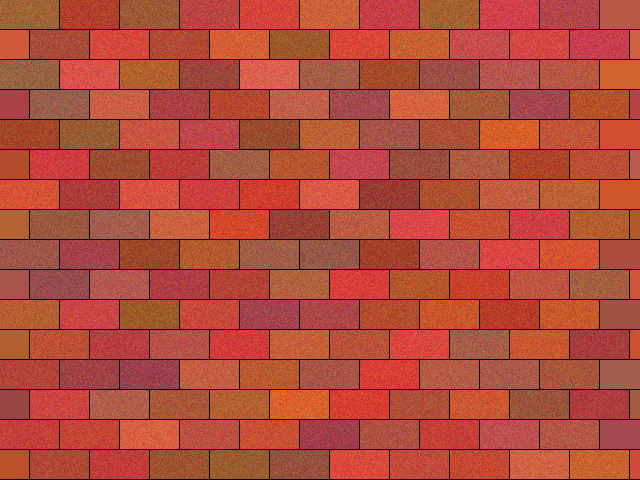
#> input picture tests/test_images/brick_texture.png, 640 x 480 px
$ python sfm_pipeline.py ../tests/test_images/brick_texture.png ../tests/test_images/checkerboard.png
#> lines starting #> are read from the running program, lines starting #| are printed output that depends on the picture; after the words box and inside, x2 and y2 are one past the last pixel; in counts of white or black regions, pixels touching at a corner belong together; long printed decimals are rounded
### src/feature_detection.py
"""
Feature Detection Module

특징점 검출을 위한 SIFT/ORB 알고리즘 구현.
이미지에서 키포인트와 디스크립터를 추출합니다.
"""

import cv2
import numpy as np
from typing import Tuple, List, Optional
from dataclasses import dataclass


@dataclass
class FeatureResult:
    """특징점 검출 결과를 저장하는 데이터 클래스"""
    keypoints: List[cv2.KeyPoint]
    descriptors: np.ndarray
    algorithm: str
    num_features: int


class FeatureDetector:
    """
    특징점 검출기 클래스

    SIFT와 ORB 알고리즘을 지원합니다.

    Attributes:
        algorithm: 사용할 알고리즘 ("sift" 또는 "orb")
        detector: OpenCV 특징점 검출기 객체

    Example:
        >>> detector = FeatureDetector(algorithm="sift")
        >>> result = detector.detect(image)
        >>> print(f"검출된 특징점: {result.num_features}개")
    """

    def __init__(self, algorithm: str = "sift", **kwargs):
        """
        특징점 검출기 초기화

        Args:
            algorithm: "sift" 또는 "orb"
            **kwargs: 알고리즘별 추가 파라미터
                - sift: nfeatures, nOctaveLayers, contrastThreshold, edgeThreshold
                - orb: nfeatures, scaleFactor, nlevels, edgeThreshold
        """
        self.algorithm = algorithm.lower()
        self.detector = self._create_detector(**kwargs)

    def _create_detector(self, **kwargs):
        """알고리즘에 맞는 검출기 생성"""
        if self.algorithm == "sift":
            return cv2.SIFT_create(
                nfeatures=kwargs.get("nfeatures", 0),
                nOctaveLayers=kwargs.get("nOctaveLayers", 3),
                contrastThreshold=kwargs.get("contrastThreshold", 0.04),
                edgeThreshold=kwargs.get("edgeThreshold", 10),
                sigma=kwargs.get("sigma", 1.6)
            )
        elif self.algorithm == "orb":
            return cv2.ORB_create(
                nfeatures=kwargs.get("nfeatures", 500),
                scaleFactor=kwargs.get("scaleFactor", 1.2),
                nlevels=kwargs.get("nlevels", 8),
                edgeThreshold=kwargs.get("edgeThreshold", 31),
                patchSize=kwargs.get("patchSize", 31)
            )
        else:
            raise ValueError(f"지원하지 않는 알고리즘: {self.algorithm}")

    def detect(self, image: np.ndarray, mask: Optional[np.ndarray] = None) -> FeatureResult:
        """
        이미지에서 특징점을 검출합니다.

        Args:
            image: 입력 이미지 (BGR 또는 그레이스케일)
            mask: 검출 영역 마스크 (선택)

        Returns:
            FeatureResult: 검출된 키포인트와 디스크립터
        """
        # 그레이스케일 변환
        if len(image.shape) == 3:
            gray = cv2.cvtColor(image, cv2.COLOR_BGR2GRAY)
        else:
            gray = image

        # 특징점 검출 및 디스크립터 계산
        keypoints, descriptors = self.detector.detectAndCompute(gray, mask)

        return FeatureResult(
            keypoints=keypoints,
            descriptors=descriptors if descriptors is not None else np.array([]),
            algorithm=self.algorithm.upper(),
            num_features=len(keypoints)
        )

    # [53 lines left out: functions detect_and_draw, compare_algorithms, not called in this run]


# [22 lines that do not run on import are left out]

### src/feature_matching.py
"""
Feature Matching Module

두 이미지 간의 특징점 매칭을 수행합니다.
BFMatcher와 FLANN 기반 매칭을 지원하며, Lowe's ratio test를 통해
좋은 매칭만 필터링합니다.
"""

import cv2
import numpy as np
from typing import List, Tuple, Optional
from dataclasses import dataclass


@dataclass
class MatchResult:
    """매칭 결과를 저장하는 데이터 클래스"""
    matches: List[cv2.DMatch]
    good_matches: List[cv2.DMatch]
    inlier_ratio: float
    num_total: int
    num_good: int


class FeatureMatcher:
    """
    특징점 매칭 클래스

    BFMatcher(Brute-Force)와 FLANN 기반 매칭을 지원합니다.

    알고리즘의 정확도는 정답 매칭 개수와 전체 매칭 시도 횟수 사이의 비율로 계산됩니다.

    Attributes:
        matcher_type: "bf" 또는 "flann"
        matcher: OpenCV 매처 객체
        ratio_threshold: Lowe's ratio test 임계값
    """

    def __init__(self, matcher_type: str = "bf",
                 descriptor_type: str = "sift",
                 ratio_threshold: float = 0.75):
        """
        매처 초기화

        Args:
            matcher_type: "bf" (Brute-Force) 또는 "flann"
            descriptor_type: "sift" 또는 "orb" (디스크립터 타입에 맞는 거리 계산법 선택)
            ratio_threshold: Lowe's ratio test 임계값 (기본값 0.75)
        """
        self.matcher_type = matcher_type.lower()
        self.descriptor_type = descriptor_type.lower()
        self.ratio_threshold = ratio_threshold
        self.matcher = self._create_matcher()

    def _create_matcher(self):
        """매처 타입에 맞는 매처 생성"""
        # 거리 계산 방식 선택
        if self.descriptor_type == "orb":
            norm_type = cv2.NORM_HAMMING
        else:  # SIFT, SURF 등
            norm_type = cv2.NORM_L2

        if self.matcher_type == "bf":
            return cv2.BFMatcher(norm_type, crossCheck=False)

        elif self.matcher_type == "flann":
            if self.descriptor_type == "orb":
                # ORB용 FLANN 설정
                index_params = dict(
                    algorithm=6,  # FLANN_INDEX_LSH
                    table_number=6,
                    key_size=12,
                    multi_probe_level=1
                )
            else:
                # SIFT용 FLANN 설정
                index_params = dict(
                    algorithm=1,  # FLANN_INDEX_KDTREE
                    trees=5
                )
            search_params = dict(checks=50)
            return cv2.FlannBasedMatcher(index_params, search_params)

        else:
            raise ValueError(f"지원하지 않는 매처 타입: {self.matcher_type}")

    def match(self, descriptors1: np.ndarray,
              descriptors2: np.ndarray) -> MatchResult:
        """
        두 디스크립터 집합 간의 매칭을 수행합니다.

        Args:
            descriptors1: 첫 번째 이미지의 디스크립터
            descriptors2: 두 번째 이미지의 디스크립터

        Returns:
            MatchResult: 매칭 결과
        """
        if descriptors1 is None or descriptors2 is None:
            return MatchResult(
                matches=[],
                good_matches=[],
                inlier_ratio=0.0,
                num_total=0,
                num_good=0
            )

        if len(descriptors1) == 0 or len(descriptors2) == 0:
            return MatchResult(
                matches=[],
                good_matches=[],
                inlier_ratio=0.0,
                num_total=0,
                num_good=0
            )

        # FLANN에서 float32 필요
        if self.matcher_type == "flann" and self.descriptor_type == "sift":
            descriptors1 = descriptors1.astype(np.float32)
            descriptors2 = descriptors2.astype(np.float32)

        # kNN 매칭 (k=2)
        try:
            matches = self.matcher.knnMatch(descriptors1, descriptors2, k=2)
        except cv2.error:
            return MatchResult(
                matches=[],
                good_matches=[],
                inlier_ratio=0.0,
                num_total=0,
                num_good=0
            )

        # Lowe's ratio test
        good_matches = []
        all_matches = []

        for match_pair in matches:
            if len(match_pair) == 2:
                m, n = match_pair
                all_matches.append(m)
                if m.distance < self.ratio_threshold * n.distance:
                    good_matches.append(m)

        # 인라이어 비율 계산
        inlier_ratio = len(good_matches) / len(all_matches) if all_matches else 0.0

        return MatchResult(
            matches=all_matches,
            good_matches=good_matches,
            inlier_ratio=inlier_ratio,
            num_total=len(all_matches),
            num_good=len(good_matches)
        )

    # [52 lines left out: functions match_and_draw, extract_matched_points, not called in this run]


# [30 lines that do not run on import are left out]

### src/fundamental_matrix.py
"""
Fundamental Matrix Module

두 이미지 사이의 기하학적 관계를 정의하는 기초 행렬(Fundamental Matrix)을 계산합니다.

두 이미지 사이의 기하학적 관계는 x'^T F x = 0 와 같은 기초 행렬 식에 의해 정의됩니다.
여기서 x와 x'는 각각 첫 번째와 두 번째 이미지의 대응점입니다.
"""

import cv2
import numpy as np
from typing import Tuple, Optional
from dataclasses import dataclass


@dataclass
class FundamentalMatrixResult:
    """기초 행렬 계산 결과"""
    F: np.ndarray           # 3x3 기초 행렬
    mask: np.ndarray        # 인라이어 마스크
    num_inliers: int        # 인라이어 수
    inlier_ratio: float     # 인라이어 비율


class FundamentalMatrixEstimator:
    """
    기초 행렬 추정 클래스

    8-point 알고리즘과 RANSAC을 사용하여 robust하게 기초 행렬을 계산합니다.

    에피폴라 제약식:
        두 이미지 사이의 기하학적 관계는 x'^T F x = 0 와 같은
        기초 행렬(Fundamental Matrix) 식에 의해 정의됩니다.

    Attributes:
        method: 계산 방법 (RANSAC, LMEDS, 8POINT)
        ransac_threshold: RANSAC 임계값 (픽셀 단위)
        confidence: 계산 신뢰도
    """

    # 지원하는 방법
    METHODS = {
        "ransac": cv2.FM_RANSAC,
        "lmeds": cv2.FM_LMEDS,
        "8point": cv2.FM_8POINT
    }

    def __init__(self, method: str = "ransac",
                 ransac_threshold: float = 3.0,
                 confidence: float = 0.99):
        """
        기초 행렬 추정기 초기화

        Args:
            method: "ransac", "lmeds", 또는 "8point"
            ransac_threshold: RANSAC 에러 임계값 (픽셀)
            confidence: 결과 신뢰도 (0~1)
        """
        if method.lower() not in self.METHODS:
            raise ValueError(f"지원하지 않는 방법: {method}")

        self.method = self.METHODS[method.lower()]
        self.ransac_threshold = ransac_threshold
        self.confidence = confidence

    # [150 lines left out: functions estimate, compute_epipolar_lines, draw_epipolar_lines, verify_epipolar_constraint, compute_essential_matrix, not called in this run]


# [47 lines that do not run on import are left out]

### src/camera_pose.py
"""
Camera Pose Estimation Module

에센셜 행렬로부터 카메라의 상대적 포즈(R, t)를 추정합니다.
에센셜 행렬은 E = K'^T F K 로 기초 행렬에서 계산되며,
SVD 분해를 통해 회전 행렬(R)과 평행이동 벡터(t)로 분해됩니다.
"""

import cv2
import numpy as np
from typing import Tuple, Optional, List
from dataclasses import dataclass


@dataclass
class CameraPose:
    """카메라 포즈 데이터 클래스"""
    R: np.ndarray       # 3x3 회전 행렬
    t: np.ndarray       # 3x1 평행이동 벡터

    # [15 lines left out: function to_projection_matrix, not called in this run]


class CameraPoseEstimator:
    """
    카메라 포즈 추정 클래스

    에센셜 행렬을 분해하여 두 카메라 간의 상대적 포즈를 계산합니다.

    Attributes:
        K: 카메라 내부 파라미터 행렬
    """

    def __init__(self, K: np.ndarray):
        """
        카메라 포즈 추정기 초기화

        Args:
            K: 3x3 카메라 내부 파라미터 행렬
               [[fx, 0, cx],
                [0, fy, cy],
                [0,  0,  1]]
        """
        self.K = K.astype(np.float64)

    # [169 lines left out: functions estimate_essential_matrix, decompose_essential_matrix, estimate_pose, get_projection_matrices, decompose_essential_matrix_all, cheirality_check, not called in this run]


# [50 lines that do not run on import are left out]

### src/triangulation.py
"""
Triangulation Module

두 이미지의 대응점과 카메라 행렬로부터 3D 점을 복원합니다.

삼각측량(Triangulation)은 두 시점에서 관찰된 2D 점을 역투영하여
교차점을 계산하는 방식으로 3D 좌표를 추정합니다.
"""

import cv2
import numpy as np
from typing import Tuple, Optional
from dataclasses import dataclass


@dataclass
class TriangulationResult:
    """삼각측량 결과"""
    points_3d: np.ndarray       # Nx3 3D 점
    reprojection_error: float   # 평균 재투영 에러
    valid_mask: np.ndarray      # 유효한 점 마스크


class Triangulator:
    """
    삼각측량 클래스

    두 카메라의 투영 행렬과 대응점을 사용하여 3D 점을 복원합니다.

    DLT(Direct Linear Transform) 방식을 사용하며, OpenCV의
    triangulatePoints 함수로 구현됩니다.
    """

    def __init__(self, min_depth: float = 0.0, max_depth: float = 1000.0):
        """
        삼각측량기 초기화

        Args:
            min_depth: 유효한 깊이의 최소값
            max_depth: 유효한 깊이의 최대값
        """
        self.min_depth = min_depth
        self.max_depth = max_depth

    # [147 lines left out: functions triangulate, _compute_reprojection_error, triangulate_dlt, triangulate_multiple_views, not called in this run]


# [43 lines that do not run on import are left out]

### src/sfm_pipeline.py
"""
Structure from Motion Pipeline

전체 SfM 파이프라인을 통합하는 메인 모듈입니다.

파이프라인 흐름:
1. 이미지 로드
2. 특징점 검출 (SIFT/ORB)
3. 특징점 매칭
4. 기초 행렬/에센셜 행렬 계산
5. 카메라 포즈 추정
6. 삼각측량으로 3D 점 복원
7. (선택) 번들 조정으로 정제
"""

import cv2
import numpy as np
from pathlib import Path
from typing import List, Tuple, Optional, Dict
from dataclasses import dataclass, field

from .feature_detection import FeatureDetector, FeatureResult
from .feature_matching import FeatureMatcher, MatchResult, extract_matched_points
from .fundamental_matrix import FundamentalMatrixEstimator
from .camera_pose import CameraPoseEstimator, CameraPose
from .triangulation import Triangulator, TriangulationResult


@dataclass
class SfMResult:
    """SfM 파이프라인 결과"""
    points_3d: np.ndarray               # Nx3 포인트 클라우드
    colors: np.ndarray                  # Nx3 RGB 컬러
    camera_poses: List[CameraPose]      # 카메라 포즈 리스트
    reprojection_error: float           # 평균 재투영 에러
    num_images: int                     # 사용된 이미지 수
    num_points: int                     # 복원된 3D 점 수


@dataclass
class ImageData:
    """이미지 및 관련 데이터"""
    image: np.ndarray
    keypoints: List[cv2.KeyPoint] = field(default_factory=list)
    descriptors: np.ndarray = None
    path: str = ""


class SfMPipeline:
    """
    Structure from Motion 파이프라인

    여러 이미지로부터 3D 포인트 클라우드를 생성합니다.

    Attributes:
        K: 카메라 내부 파라미터 행렬
        feature_algorithm: 특징점 알고리즘 ("sift" 또는 "orb")
        matcher_type: 매칭 알고리즘 ("bf" 또는 "flann")

    Example:
        >>> pipeline = SfMPipeline(K)
        >>> result = pipeline.run(image_paths)
        >>> print(f"복원된 3D 점: {result.num_points}개")
    """

    def __init__(self,
                 K: np.ndarray,
                 feature_algorithm: str = "sift",
                 matcher_type: str = "bf",
                 min_matches: int = 30):
        """
        SfM 파이프라인 초기화

        Args:
            K: 3x3 카메라 내부 파라미터 행렬
            feature_algorithm: "sift" 또는 "orb"
            matcher_type: "bf" 또는 "flann"
            min_matches: 최소 필요 매칭 수
        """
        self.K = K.astype(np.float64)
        self.feature_algorithm = feature_algorithm
        self.matcher_type = matcher_type
        self.min_matches = min_matches

        # 모듈 초기화
        self.detector = FeatureDetector(algorithm=feature_algorithm)
        self.matcher = FeatureMatcher(
            matcher_type=matcher_type,
            descriptor_type=feature_algorithm
        )
        self.fundamental_estimator = FundamentalMatrixEstimator()
        self.pose_estimator = CameraPoseEstimator(K)
        self.triangulator = Triangulator()

        # 데이터 저장
        self.images: List[ImageData] = []
        self.matches: Dict[Tuple[int, int], MatchResult] = {}

    def load_images(self, image_paths: List[str]) -> int:
        """
        이미지를 로드합니다.

        Args:
            image_paths: 이미지 파일 경로 리스트

        Returns:
            int: 로드된 이미지 수
        """
        self.images = []

        for path in image_paths:
            image = cv2.imread(str(path))
            if image is not None:
                self.images.append(ImageData(image=image, path=str(path)))
                print(f"로드: {path}")
            else:
                print(f"경고: 이미지 로드 실패 - {path}")

        return len(self.images)

    def detect_features(self) -> None:
        """모든 이미지에서 특징점을 검출합니다."""
        print(f"\n=== 특징점 검출 ({self.feature_algorithm.upper()}) ===")

        for i, img_data in enumerate(self.images):
            result = self.detector.detect(img_data.image)
            img_data.keypoints = result.keypoints
            img_data.descriptors = result.descriptors
            print(f"  이미지 {i+1}: {result.num_features}개 특징점")

    def match_features(self) -> Dict[Tuple[int, int], MatchResult]:
        """모든 이미지 쌍에 대해 특징점을 매칭합니다."""
        print(f"\n=== 특징점 매칭 ===")

        self.matches = {}
        n = len(self.images)

        for i in range(n - 1):
            for j in range(i + 1, n):
                result = self.matcher.match(
                    self.images[i].descriptors,
                    self.images[j].descriptors
                )

                if result.num_good >= self.min_matches:
                    self.matches[(i, j)] = result
                    print(f"  이미지 {i+1}-{j+1}: {result.num_good}개 매칭 "
                          f"(비율: {result.inlier_ratio:.2%})")
                else:
                    print(f"  이미지 {i+1}-{j+1}: 매칭 부족 ({result.num_good}개)")

        return self.matches

    # [39 lines left out: function reconstruct_two_view, not called in this run]

    def run(self, image_paths: List[str]) -> Optional[SfMResult]:
        """
        전체 SfM 파이프라인을 실행합니다.

        Args:
            image_paths: 이미지 파일 경로 리스트

        Returns:
            SfMResult: SfM 결과
        """
        print("=" * 50)
        print("Structure from Motion 파이프라인 시작")
        print("=" * 50)

        # 1. 이미지 로드
        n_loaded = self.load_images(image_paths)
        if n_loaded < 2:
            print("오류: 최소 2개의 이미지가 필요합니다.")
            return None

        # 2. 특징점 검출
        self.detect_features()

        # 3. 특징점 매칭
        self.match_features()

        if not self.matches:
            print("오류: 유효한 매칭이 없습니다.")
            return None

        # 4. 초기 재구성 (처음 두 이미지 사용)
        print(f"\n=== 초기 3D 재구성 ===")

        # 가장 매칭이 많은 쌍 선택
        best_pair = max(self.matches.keys(),
                        key=lambda k: self.matches[k].num_good)

        print(f"  선택된 이미지 쌍: {best_pair[0]+1}, {best_pair[1]+1}")

        result = self.reconstruct_two_view(best_pair[0], best_pair[1])

        if result is None:
            return None

        # 3D 점에 색상 할당
        match_result = self.matches[best_pair]
        colors = self._extract_colors(best_pair[0], match_result.good_matches)

        # 유효한 점만 필터링
        valid_points = result.points_3d[result.valid_mask]
        valid_colors = colors[result.valid_mask]

        print(f"\n=== 결과 ===")
        print(f"  복원된 3D 점: {len(valid_points)}개")
        print(f"  재투영 에러: {result.reprojection_error:.4f} 픽셀")

        # 결과 반환
        return SfMResult(
            points_3d=valid_points,
            colors=valid_colors,
            camera_poses=[],  # TODO: 모든 카메라 포즈 저장
            reprojection_error=result.reprojection_error,
            num_images=n_loaded,
            num_points=len(valid_points)
        )

    # [55 lines left out: functions _extract_colors, save_point_cloud, _save_ply, not called in this run]


def create_default_camera_matrix(image_width: int,
                                  image_height: int,
                                  fov_degrees: float = 60) -> np.ndarray:
    """
    기본 카메라 내부 파라미터를 생성합니다.

    Args:
        image_width, image_height: 이미지 크기
        fov_degrees: 수평 시야각 (도)

    Returns:
        np.ndarray: 3x3 카메라 행렬
    """
    fov_rad = np.radians(fov_degrees)
    fx = image_width / (2 * np.tan(fov_rad / 2))
    fy = fx  # 정사각형 픽셀 가정
    cx = image_width / 2
    cy = image_height / 2

    K = np.array([
        [fx, 0, cx],
        [0, fy, cy],
        [0, 0, 1]
    ], dtype=np.float64)

    return K


if __name__ == "__main__":
    import sys

    if len(sys.argv) < 3:
        print("사용법: python sfm_pipeline.py <image1> <image2> [image3] ...")
        sys.exit(1)

    image_paths = sys.argv[1:]

    # 첫 번째 이미지에서 크기 확인
    test_img = cv2.imread(image_paths[0])
#> test_img is the input picture: shape (480, 640, 3); mean B, G, R 56.3, 75.4, 175
    if test_img is None:
        print(f"오류: 첫 번째 이미지를 불러올 수 없습니다: {image_paths[0]}")
        sys.exit(1)

    h, w = test_img.shape[:2]
#> h = 480; w = 640

    # 기본 카메라 행렬 생성
    K = create_default_camera_matrix(w, h)
    print(f"카메라 행렬:\n{K}\n")
#| 카메라 행렬:
#| [[554.256   0.         320.        ]
#|  [  0.         554.256 240.        ]
#|  [  0.           0.           1.        ]]

    # SfM 실행
    pipeline = SfMPipeline(K)
    result = pipeline.run(image_paths)
#> in run, `n_loaded = self.load_images(image_paths)`: n_loaded = 2
#> the loop in detect_features, `for i, img_data in enumerate(self.images):` made 2 passes
#|   이미지 1: 32개 특징점
#|   이미지 2: 332개 특징점
#> pass 1, in detect, `gray = cv2.cvtColor(image, cv2.COLOR_BGR2GRAY)`:
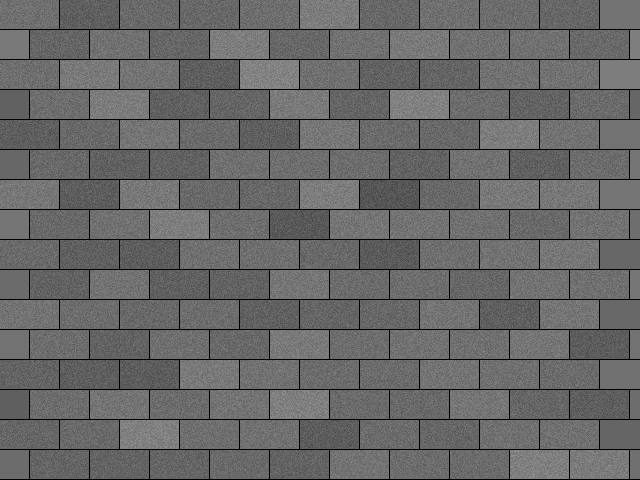
#> gray: shape (480, 640); min 0, max 149, mean 103
#> pass 2, in detect (call 2), `gray = cv2.cvtColor(image, cv2.COLOR_BGR2GRAY)`:
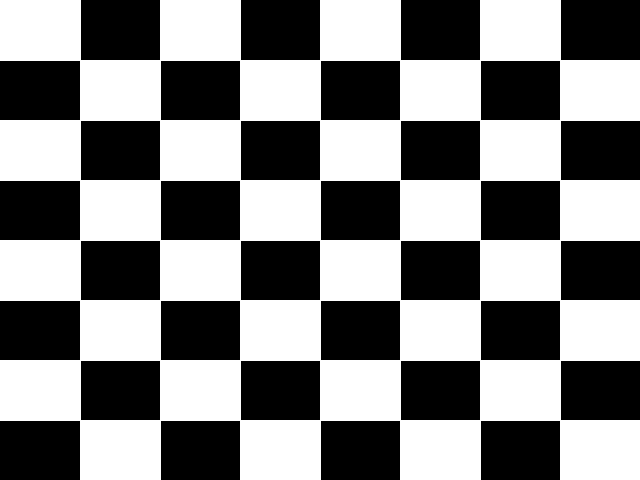
#> gray: shape (480, 640); 51.3% white; 32 black regions, largest, box (x1, y1, x2, y2) and area: (81, 0, 160, 60) 4740, (241, 0, 320, 60) 4740, (401, 0, 480, 60) 4740
#> the loop in match_features, `for i in range(n - 1):` made 1 pass
#> after the loop in match_features, `for i in range(n - 1):`: self.matches = 0 items

    if result is not None:
        # 결과 저장
        output_path = "output_pointcloud.ply"
        pipeline.save_point_cloud(result, output_path)
